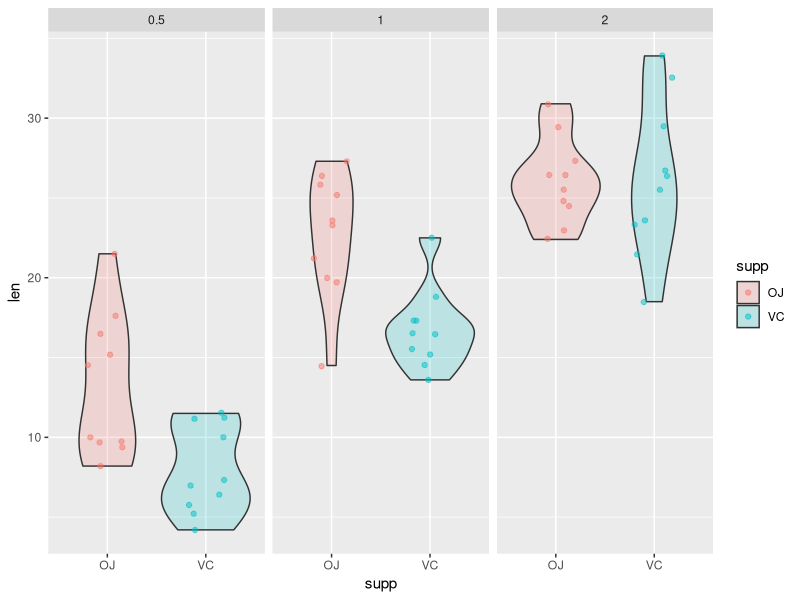
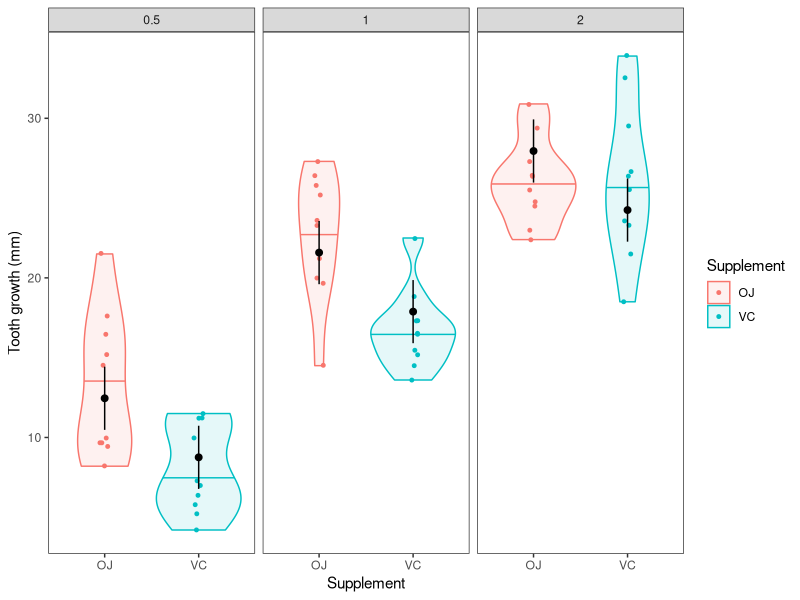

These charts were generated, in order, by the following R code:
## ---- chunk 1

## ---- chunk 2
library(tidyverse)
## ---- chunk 3
# Convert the dose variable to a character string
ToothGrowth$dose <- as.character(ToothGrowth$dose)
## ---- chunk 4
ggplot(ToothGrowth, aes(x = supp, y = len, fill = supp)) +
  geom_violin(alpha = 0.2) +
  geom_jitter(aes(color = supp), width = .2, alpha = .5) +
  facet_wrap(~dose)
## ---- chunk 5
# Load the ToothGrowth dataset
data("ToothGrowth")

# Convert dose to factor
ToothGrowth$dose <- as.character(ToothGrowth$dose)

# Run the model
tooth.mod <- lm(len ~ supp + dose, data = ToothGrowth)

# Get group combinations
groups <- data.frame(
  with(ToothGrowth, unique(data.frame(supp, dose)))
)

# Make predictions
tooth_y_pred <- predict(
  tooth.mod,
  newdata = groups, interval = "confidence"
)

pred_tooth <- data.frame(groups, tooth_y_pred)

# Plot them
ggplot(ToothGrowth, aes(x = supp, y = len, color = supp)) +
  geom_violin(aes(fill = supp), alpha = 0.1, draw_quantiles = 0.50) +
  geom_jitter(size = 1, width = 0.05) +
  geom_point(
    mapping = aes(x = supp, y = fit),
    data = pred_tooth,
    color = "black",
    size = 2
  ) +
  geom_segment(
    aes(x = supp, xend = supp, y = lwr, yend = upr),
    data = pred_tooth,
    color = "black"
  ) +
  facet_wrap(~dose) +
  theme_bw() +
  theme(panel.grid = element_blank()) +
  xlab("Supplement") +
  ylab("Tooth growth (mm)") +
  labs(fill = "Supplement", color = "Supplement")
## ---- chunk 6
# Load the ToothGrowth dataset
data("ToothGrowth")

# Convert dose to factor
ToothGrowth$dose <- as.character(ToothGrowth$dose)

# Run the model
tooth.mod <- lm(len ~ supp * dose, data = ToothGrowth)

# Get group combinations
groups <- data.frame(
  with(ToothGrowth, unique(data.frame(supp, dose)))
)
